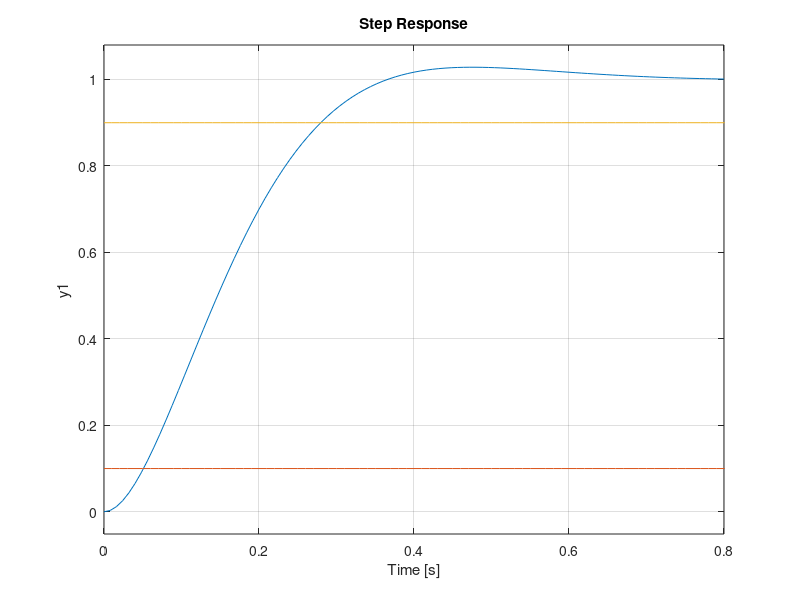

This figure's MATLAB source:
wn = 10;
tita = 0.75;
tp = pi/wn/sqrt(1-tita^2);
supra = exp(-pi*tita/sqrt(1-tita^2));
H = tf(100,[1 15 100]);
step(H)
t = 0:0.01:1;
hold on;
plot(t,0.1*ones(1,length(t)));
plot(t,0.9*ones(1,length(t)));
ts = 4/wn/tita;
